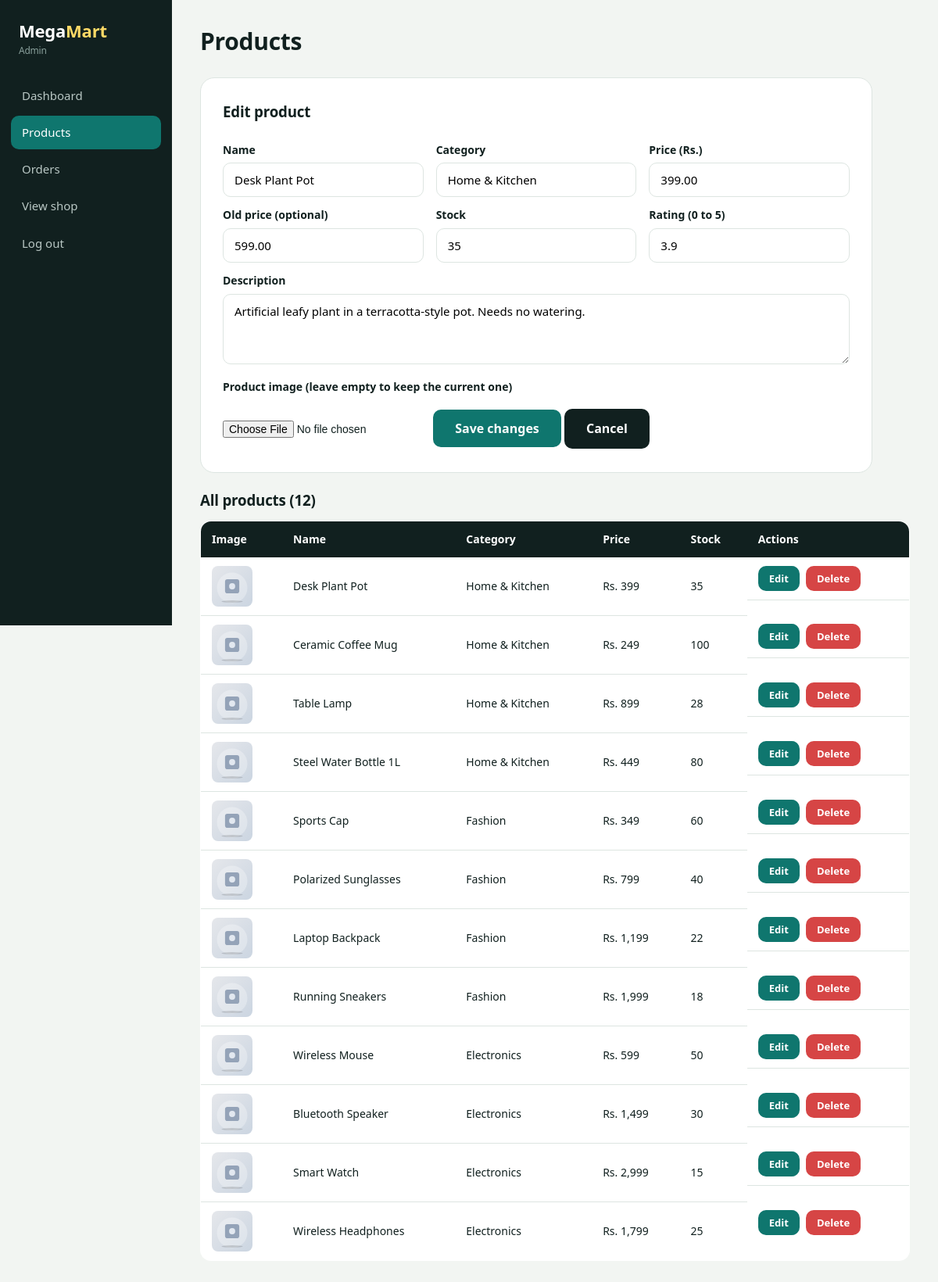
Screenshot of /products.php?edit=12 (signed in) with the database file from the repository.
### tables this page shows
CREATE TABLE products (
  id INT AUTO_INCREMENT PRIMARY KEY,
  name VARCHAR(120) NOT NULL,
  category VARCHAR(60) NOT NULL,
  description TEXT,
  price DECIMAL(10,2) NOT NULL,
  old_price DECIMAL(10,2) DEFAULT NULL,
  rating DECIMAL(2,1) DEFAULT 4.0,
  stock INT DEFAULT 20,
  image VARCHAR(255) DEFAULT ''
);

### db.php (called while the page is built, shortened)
<?php
function e($s) { return htmlspecialchars((string)$s, ENT_QUOTES, 'UTF-8'); }
function img($p, $root = '') {
    $f = !empty($p['image']) ? $p['image'] : 'default.svg';
    if (!file_exists(__DIR__ . '/images/products/' . $f)) { $f = 'default.svg'; }
    return $root . 'images/products/' . $f;
}
function money($n) { return 'Rs. ' . number_format((float)$n, 0); }
?>

### products.php (the view, shortened to what this page needs)
<?php
require 'auth.php';
$edit = null;
if (isset($_GET['edit'])) {
    $edit = mysqli_fetch_assoc(mysqli_query($conn, "SELECT * FROM products WHERE id = " . (int)$_GET['edit']));
}
$list = mysqli_query($conn, "SELECT * FROM products ORDER BY id DESC");
include 'header.php';
?>
<h1>Products</h1>
<form method="post" enctype="multipart/form-data" class="form-card wide">
  <h3><?= $edit ? 'Edit product' : 'Add a new product' ?></h3>
  <div class="form-grid">
    <div><label>Name</label><input type="text" name="name" required value="<?= e($edit['name'] ?? '') ?>"></div>
    <div><label>Category</label><input type="text" name="category" list="cats" required value="<?= e($edit['category'] ?? '') ?>">
      <datalist id="cats"><option value="Electronics"><option value="Fashion"><option value="Home &amp; Kitchen"></datalist></div>
    <div><label>Price (Rs.)</label><input type="number" step="0.01" name="price" required value="<?= e($edit['price'] ?? '') ?>"></div>
    <div><label>Old price (optional)</label><input type="number" step="0.01" name="old_price" value="<?= e($edit['old_price'] ?? '') ?>"></div>
    <div><label>Stock</label><input type="number" name="stock" required value="<?= e($edit['stock'] ?? 20) ?>"></div>
    <div><label>Rating (0 to 5)</label><input type="number" step="0.1" min="0" max="5" name="rating" value="<?= e($edit['rating'] ?? 4.0) ?>"></div>
  </div>
  <label>Description</label>
  <textarea name="description"><?= e($edit['description'] ?? '') ?></textarea>
  <label>Product image <?= $edit ? '(leave empty to keep the current one)' : '' ?></label>
  <input type="file" name="image" accept="image/*">
  <button type="submit" name="save" class="btn btn-lg"><?= $edit ? 'Save changes' : 'Add product' ?></button>
  <?php if ($edit) { ?><a class="btn btn-alt btn-lg" href="products.php">Cancel</a><?php } ?>
</form>
<h3>All products (<?= mysqli_num_rows($list) ?>)</h3>
<div class="table-wrap">
<table>
  <tr><th>Image</th><th>Name</th><th>Category</th><th>Price</th><th>Stock</th><th>Actions</th></tr>
  <?php while ($p = mysqli_fetch_assoc($list)) { ?>
  <tr>
    <td><img class="thumb-sm" src="<?= e(img($p, '../')) ?>" alt=""></td>
    <td><?= e($p['name']) ?></td>
    <td><?= e($p['category']) ?></td>
    <td><?= money($p['price']) ?></td>
    <td><?= (int)$p['stock'] ?></td>
    <td class="row-actions">
      <a class="btn btn-sm" href="products.php?edit=<?= $p['id'] ?>">Edit</a>
      <a class="btn btn-sm btn-danger" href="products.php?delete=<?= $p['id'] ?>" onclick="return confirm('Delete this product?');">Delete</a>
    </td>
  </tr>
  <?php } ?>
</table>
</div>
<?php include 'footer.php'; ?>

### style.css (style rules this page uses)
:root { --ink: #11201f; --muted: #5b6b69; --bg: #f2f5f2; --surface: #ffffff; --line: #dde5e1; --teal: #0f766e; --teal-dark: #0b5a54; --sun: #ffd966; --coral: #ff6a3d; --red: #d64545; --radius: 14px; }
* { box-sizing: border-box; margin: 0; padding: 0; }
html { scroll-behavior: smooth; }
body { font-family: "Segoe UI", Tahoma, Arial, sans-serif; background: var(--bg); color: var(--ink); line-height: 1.55; }
a { color: inherit; text-decoration: none; }
img { max-width: 100%; display: block; }
h1, h2, h3, .logo { font-family: "Trebuchet MS", "Segoe UI", sans-serif; letter-spacing: -0.01em; }
.btn { display: inline-block; background: var(--teal); color: #fff; padding: 10px 20px; border: none; border-radius: 10px; font-size: 15px; font-weight: 600; cursor: pointer; text-align: center; font-family: inherit; transition: background .15s; }
.btn-lg { padding: 13px 28px; font-size: 16px; }
.btn-sm { padding: 6px 14px; font-size: 13px; }
.btn-alt { background: var(--ink); }
.btn-danger { background: var(--red); }
.form-card { background: var(--surface); border: 1px solid var(--line); border-radius: 18px; padding: 28px; margin-bottom: 20px; }
.form-card.wide { max-width: 860px; }
.form-card h3 { margin: 18px 0 8px; }
.form-card h3:first-child { margin-top: 0; }
label { display: block; font-weight: 600; font-size: 14px; margin-top: 12px; }
input[type=text], input[type=email], input[type=password], input[type=number], textarea, select { width: 100%; padding: 11px 14px; margin-top: 6px; border: 1.5px solid var(--line); border-radius: 10px; font-size: 15px; font-family: inherit; background: #fff; }
textarea { min-height: 90px; resize: vertical; }
input[type=file] { margin: 8px 0 16px; font-size: 14px; }
.form-card .btn-block, .form-card button.btn { margin-top: 18px; }
.form-grid { display: grid; grid-template-columns: 1fr 1fr 1fr; gap: 0 16px; }
.table-wrap { overflow-x: auto; }
table { width: 100%; border-collapse: collapse; background: var(--surface); border: 1px solid var(--line); border-radius: var(--radius); overflow: hidden; margin-bottom: 24px; }
th { background: var(--ink); color: #fff; text-align: left; padding: 12px 14px; font-size: 14px; }
td { padding: 11px 14px; border-bottom: 1px solid var(--line); font-size: 14px; }
tr:last-child td { border-bottom: none; }
.thumb-sm { width: 52px; height: 52px; object-fit: cover; border-radius: 8px; }
.row-actions { display: flex; gap: 8px; }
body.admin { display: flex; min-height: 100vh; background: var(--bg); }
.admin-main h1 { font-size: 30px; margin-bottom: 22px; }
.admin-main h3 { margin: 6px 0 12px; }

### rows the page displays
products: name "Desk Plant Pot", category "Home & Kitchen", price "399.00", old_price "599.00", stock "35", rating "3.9", description "Artificial leafy plant in a terracotta-style pot. Needs no watering.", price "Rs. 399"
products: name "Ceramic Coffee Mug", category "Home & Kitchen", price "Rs. 249", stock "100"
products: name "Table Lamp", category "Home & Kitchen", price "Rs. 899", stock "28"
products: name "Steel Water Bottle 1L", category "Home & Kitchen", price "Rs. 449", stock "80"
products: name "Sports Cap", category "Fashion", price "Rs. 349", stock "60"
products: name "Polarized Sunglasses", category "Fashion", price "Rs. 799", stock "40"
products: name "Laptop Backpack", category "Fashion", price "Rs. 1,199", stock "22"
products: name "Running Sneakers", category "Fashion", price "Rs. 1,999", stock "18"
products: name "Wireless Mouse", category "Electronics", price "Rs. 599", stock "50"
products: name "Bluetooth Speaker", category "Electronics", price "Rs. 1,499", stock "30"
products: name "Smart Watch", category "Electronics", price "Rs. 2,999", stock "15"
products: name "Wireless Headphones", category "Electronics", price "Rs. 1,799", stock "25"

### other values shown
mysqli_num_rows($list) "12"
